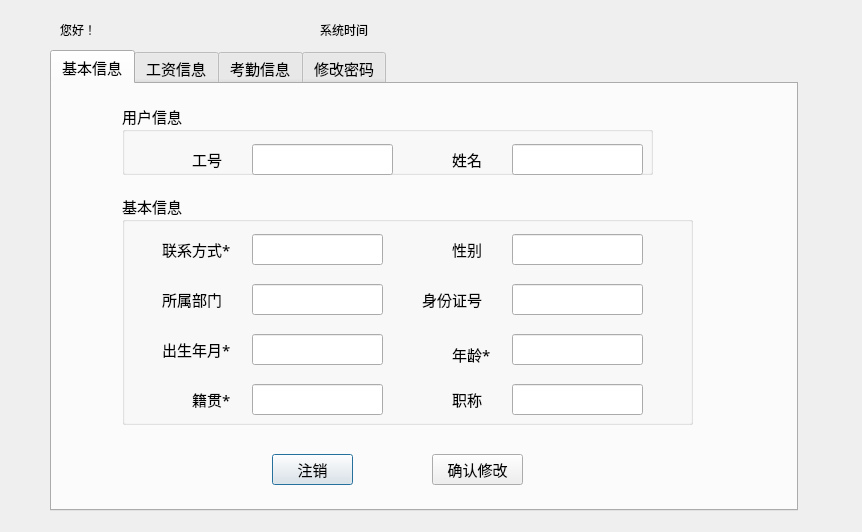
<?xml version="1.0" encoding="UTF-8"?>
<ui version="4.0">
 <class>Dialog</class>
 <widget class="QDialog" name="Dialog">
  <property name="geometry">
   <rect>
    <x>0</x>
    <y>0</y>
    <width>862</width>
    <height>532</height>
   </rect>
  </property>
  <property name="windowTitle">
   <string>Dialog</string>
  </property>
  <widget class="QTabWidget" name="workers_table">
   <property name="geometry">
    <rect>
     <x>50</x>
     <y>50</y>
     <width>748</width>
     <height>461</height>
    </rect>
   </property>
   <property name="font">
    <font>
     <family>Adobe Arabic</family>
     <pointsize>11</pointsize>
    </font>
   </property>
   <property name="currentIndex">
    <number>0</number>
   </property>
   <widget class="QWidget" name="workers_tab_basicinfo">
    <attribute name="title">
     <string>基本信息</string>
    </attribute>
    <widget class="QPushButton" name="workers_table_signoutpushButton">
     <property name="geometry">
      <rect>
       <x>220</x>
       <y>370</y>
       <width>81</width>
       <height>31</height>
      </rect>
     </property>
     <property name="text">
      <string>注销</string>
     </property>
    </widget>
    <widget class="QPushButton" name="workers_table_okpushButton">
     <property name="geometry">
      <rect>
       <x>380</x>
       <y>370</y>
       <width>91</width>
       <height>31</height>
      </rect>
     </property>
     <property name="text">
      <string>确认修改</string>
     </property>
    </widget>
    <widget class="QGroupBox" name="workers_table_usergroupBox">
     <property name="geometry">
      <rect>
       <x>70</x>
       <y>20</y>
       <width>531</width>
       <height>71</height>
      </rect>
     </property>
     <property name="title">
      <string>用户信息</string>
     </property>
     <widget class="QLabel" name="workers_table_idlabel">
      <property name="geometry">
       <rect>
        <x>70</x>
        <y>40</y>
        <width>41</width>
        <height>31</height>
       </rect>
      </property>
      <property name="text">
       <string>工号</string>
      </property>
      <property name="buddy">
       <cstring>workers_table_idlineEdit</cstring>
      </property>
     </widget>
     <widget class="QLineEdit" name="workers_table_idlineEdit">
      <property name="geometry">
       <rect>
        <x>130</x>
        <y>40</y>
        <width>141</width>
        <height>31</height>
       </rect>
      </property>
      <property name="layoutDirection">
       <enum>Qt::RightToLeft</enum>
      </property>
      <property name="text">
       <string/>
      </property>
      <property name="alignment">
       <set>Qt::AlignCenter</set>
      </property>
      <property name="readOnly">
       <bool>true</bool>
      </property>
     </widget>
     <widget class="QLabel" name="workers_table_namelabel">
      <property name="geometry">
       <rect>
        <x>330</x>
        <y>40</y>
        <width>41</width>
        <height>31</height>
       </rect>
      </property>
      <property name="text">
       <string>姓名</string>
      </property>
      <property name="buddy">
       <cstring>workers_table_namelineEdit</cstring>
      </property>
     </widget>
     <widget class="QLineEdit" name="workers_table_namelineEdit">
      <property name="geometry">
       <rect>
        <x>390</x>
        <y>40</y>
        <width>131</width>
        <height>31</height>
       </rect>
      </property>
      <property name="readOnly">
       <bool>true</bool>
      </property>
     </widget>
    </widget>
    <widget class="QGroupBox" name="workers_table_basicgroupBox">
     <property name="geometry">
      <rect>
       <x>70</x>
       <y>110</y>
       <width>571</width>
       <height>231</height>
      </rect>
     </property>
     <property name="title">
      <string>基本信息</string>
     </property>
     <widget class="QLabel" name="workers_table_sexlabel">
      <property name="geometry">
       <rect>
        <x>330</x>
        <y>40</y>
        <width>41</width>
        <height>31</height>
       </rect>
      </property>
      <property name="text">
       <string>性别</string>
      </property>
      <property name="buddy">
       <cstring>workers_table_sexlineEdit</cstring>
      </property>
     </widget>
     <widget class="QLineEdit" name="workers_table_agelineEdit">
      <property name="geometry">
       <rect>
        <x>390</x>
        <y>140</y>
        <width>131</width>
        <height>31</height>
       </rect>
      </property>
     </widget>
     <widget class="QLabel" name="workers_table_personnellabel">
      <property name="geometry">
       <rect>
        <x>40</x>
        <y>90</y>
        <width>71</width>
        <height>31</height>
       </rect>
      </property>
      <property name="text">
       <string>所属部门</string>
      </property>
      <property name="buddy">
       <cstring>workers_table_personnellineEdit</cstring>
      </property>
     </widget>
     <widget class="QLabel" name="workers_table_phonelabel">
      <property name="geometry">
       <rect>
        <x>40</x>
        <y>40</y>
        <width>71</width>
        <height>31</height>
       </rect>
      </property>
      <property name="text">
       <string>联系方式*</string>
      </property>
      <property name="buddy">
       <cstring>workers_table_phonelineEdit</cstring>
      </property>
     </widget>
     <widget class="QLabel" name="workers_table_positionlabel">
      <property name="geometry">
       <rect>
        <x>330</x>
        <y>190</y>
        <width>41</width>
        <height>31</height>
       </rect>
      </property>
      <property name="text">
       <string>职称</string>
      </property>
      <property name="buddy">
       <cstring>workers_table_positionlineEdit</cstring>
      </property>
     </widget>
     <widget class="QLabel" name="workers_table_addresslabel">
      <property name="geometry">
       <rect>
        <x>70</x>
        <y>190</y>
        <width>41</width>
        <height>31</height>
       </rect>
      </property>
      <property name="text">
       <string>籍贯*</string>
      </property>
      <property name="buddy">
       <cstring>workers_table_addresslineEdit</cstring>
      </property>
     </widget>
     <widget class="QLabel" name="workers_table_idcardlabel">
      <property name="geometry">
       <rect>
        <x>300</x>
        <y>90</y>
        <width>61</width>
        <height>31</height>
       </rect>
      </property>
      <property name="text">
       <string>身份证号</string>
      </property>
      <property name="buddy">
       <cstring>workers_table_idcardlineEdit</cstring>
      </property>
     </widget>
     <widget class="QLabel" name="workers_table_birthlabel">
      <property name="geometry">
       <rect>
        <x>40</x>
        <y>140</y>
        <width>71</width>
        <height>31</height>
       </rect>
      </property>
      <property name="text">
       <string>出生年月*</string>
      </property>
      <property name="buddy">
       <cstring>workers_table_birthlineEdit</cstring>
      </property>
     </widget>
     <widget class="QLineEdit" name="workers_table_addresslineEdit">
      <property name="geometry">
       <rect>
        <x>130</x>
        <y>190</y>
        <width>131</width>
        <height>31</height>
       </rect>
      </property>
     </widget>
     <widget class="QLineEdit" name="workers_table_positionlineEdit">
      <property name="geometry">
       <rect>
        <x>390</x>
        <y>190</y>
        <width>131</width>
        <height>31</height>
       </rect>
      </property>
      <property name="readOnly">
       <bool>true</bool>
      </property>
     </widget>
     <widget class="QLineEdit" name="workers_table_personnellineEdit">
      <property name="geometry">
       <rect>
        <x>130</x>
        <y>90</y>
        <width>131</width>
        <height>31</height>
       </rect>
      </property>
      <property name="readOnly">
       <bool>true</bool>
      </property>
     </widget>
     <widget class="QLabel" name="workers_table_agelabel">
      <property name="geometry">
       <rect>
        <x>330</x>
        <y>140</y>
        <width>41</width>
        <height>41</height>
       </rect>
      </property>
      <property name="text">
       <string>年龄*</string>
      </property>
      <property name="buddy">
       <cstring>workers_table_agelineEdit</cstring>
      </property>
     </widget>
     <widget class="QLineEdit" name="workers_table_phonelineEdit">
      <property name="geometry">
       <rect>
        <x>130</x>
        <y>40</y>
        <width>131</width>
        <height>31</height>
       </rect>
      </property>
     </widget>
     <widget class="QLineEdit" name="workers_table_birthlineEdit">
      <property name="geometry">
       <rect>
        <x>130</x>
        <y>140</y>
        <width>131</width>
        <height>31</height>
       </rect>
      </property>
     </widget>
     <widget class="QLineEdit" name="workers_table_idcardlineEdit">
      <property name="geometry">
       <rect>
        <x>390</x>
        <y>90</y>
        <width>131</width>
        <height>31</height>
       </rect>
      </property>
      <property name="readOnly">
       <bool>true</bool>
      </property>
     </widget>
     <widget class="QLineEdit" name="workers_table_sexlineEdit">
      <property name="geometry">
       <rect>
        <x>390</x>
        <y>40</y>
        <width>131</width>
        <height>31</height>
       </rect>
      </property>
      <property name="readOnly">
       <bool>true</bool>
      </property>
     </widget>
    </widget>
   </widget>
   <widget class="QWidget" name="workers_tab_payinfo">
    <attribute name="title">
     <string>工资信息</string>
    </attribute>
    <widget class="QDateEdit" name="workers_table_dateEdit">
     <property name="geometry">
      <rect>
       <x>360</x>
       <y>60</y>
       <width>131</width>
       <height>31</height>
      </rect>
     </property>
     <property name="displayFormat">
      <string>yyyy-M</string>
     </property>
     <property name="calendarPopup">
      <bool>true</bool>
     </property>
    </widget>
    <widget class="QLabel" name="workers_table_datelabel">
     <property name="geometry">
      <rect>
       <x>280</x>
       <y>60</y>
       <width>41</width>
       <height>31</height>
      </rect>
     </property>
     <property name="text">
      <string>日期</string>
     </property>
    </widget>
    <widget class="QLabel" name="workers_table_totalpaylabel">
     <property name="geometry">
      <rect>
       <x>260</x>
       <y>130</y>
       <width>61</width>
       <height>31</height>
      </rect>
     </property>
     <property name="text">
      <string>总工资 </string>
     </property>
    </widget>
    <widget class="QLabel" name="workers_table_taxlabel">
     <property name="geometry">
      <rect>
       <x>280</x>
       <y>200</y>
       <width>54</width>
       <height>31</height>
      </rect>
     </property>
     <property name="text">
      <string>税收</string>
     </property>
    </widget>
    <widget class="QLabel" name="workers_table_incomelabel">
     <property name="geometry">
      <rect>
       <x>260</x>
       <y>270</y>
       <width>61</width>
       <height>31</height>
      </rect>
     </property>
     <property name="text">
      <string>净工资</string>
     </property>
    </widget>
    <widget class="QLineEdit" name="workers_table_totalpaylineEdit">
     <property name="geometry">
      <rect>
       <x>360</x>
       <y>130</y>
       <width>131</width>
       <height>31</height>
      </rect>
     </property>
     <property name="readOnly">
      <bool>true</bool>
     </property>
    </widget>
    <widget class="QLineEdit" name="workers_table_taxlineEdit">
     <property name="geometry">
      <rect>
       <x>360</x>
       <y>200</y>
       <width>131</width>
       <height>31</height>
      </rect>
     </property>
     <property name="readOnly">
      <bool>true</bool>
     </property>
    </widget>
    <widget class="QLineEdit" name="workers_table_incomelineEdit">
     <property name="geometry">
      <rect>
       <x>360</x>
       <y>270</y>
       <width>131</width>
       <height>31</height>
      </rect>
     </property>
     <property name="readOnly">
      <bool>true</bool>
     </property>
    </widget>
    <widget class="QPushButton" name="workers_table_signoutpushButton_2">
     <property name="geometry">
      <rect>
       <x>360</x>
       <y>340</y>
       <width>75</width>
       <height>31</height>
      </rect>
     </property>
     <property name="text">
      <string>注销</string>
     </property>
    </widget>
   </widget>
   <widget class="QWidget" name="workers_tab_attendinfo">
    <attribute name="title">
     <string>考勤信息</string>
    </attribute>
    <widget class="QDateEdit" name="workers_table_dateEdit_2">
     <property name="enabled">
      <bool>true</bool>
     </property>
     <property name="geometry">
      <rect>
       <x>370</x>
       <y>70</y>
       <width>131</width>
       <height>31</height>
      </rect>
     </property>
     <property name="acceptDrops">
      <bool>false</bool>
     </property>
     <property name="layoutDirection">
      <enum>Qt::LeftToRight</enum>
     </property>
     <property name="autoFillBackground">
      <bool>false</bool>
     </property>
     <property name="wrapping">
      <bool>false</bool>
     </property>
     <property name="alignment">
      <set>Qt::AlignCenter</set>
     </property>
     <property name="readOnly">
      <bool>false</bool>
     </property>
     <property name="buttonSymbols">
      <enum>QAbstractSpinBox::UpDownArrows</enum>
     </property>
     <property name="accelerated">
      <bool>false</bool>
     </property>
     <property name="dateTime">
      <datetime>
       <hour>0</hour>
       <minute>0</minute>
       <second>0</second>
       <year>2013</year>
       <month>5</month>
       <day>1</day>
      </datetime>
     </property>
     <property name="date">
      <date>
       <year>2013</year>
       <month>5</month>
       <day>1</day>
      </date>
     </property>
     <property name="currentSection">
      <enum>QDateTimeEdit::YearSection</enum>
     </property>
     <property name="displayFormat">
      <string>yyyy-M</string>
     </property>
     <property name="calendarPopup">
      <bool>true</bool>
     </property>
    </widget>
    <widget class="QLabel" name="workers_table_datelabel_2">
     <property name="geometry">
      <rect>
       <x>280</x>
       <y>70</y>
       <width>54</width>
       <height>31</height>
      </rect>
     </property>
     <property name="text">
      <string>日期</string>
     </property>
    </widget>
    <widget class="QLabel" name="workers_table_latelabel">
     <property name="geometry">
      <rect>
       <x>250</x>
       <y>140</y>
       <width>71</width>
       <height>31</height>
      </rect>
     </property>
     <property name="text">
      <string>迟到次数</string>
     </property>
    </widget>
    <widget class="QLabel" name="workers_table_absentlabel">
     <property name="geometry">
      <rect>
       <x>250</x>
       <y>280</y>
       <width>71</width>
       <height>31</height>
      </rect>
     </property>
     <property name="text">
      <string>缺席次数</string>
     </property>
    </widget>
    <widget class="QLabel" name="workers_table_leavelabel">
     <property name="geometry">
      <rect>
       <x>250</x>
       <y>210</y>
       <width>71</width>
       <height>31</height>
      </rect>
     </property>
     <property name="text">
      <string>请假次数</string>
     </property>
    </widget>
    <widget class="QLineEdit" name="workers_table_latelineEdit">
     <property name="geometry">
      <rect>
       <x>370</x>
       <y>140</y>
       <width>131</width>
       <height>31</height>
      </rect>
     </property>
     <property name="readOnly">
      <bool>true</bool>
     </property>
    </widget>
    <widget class="QLineEdit" name="workers_table_leavelineEdit">
     <property name="geometry">
      <rect>
       <x>370</x>
       <y>210</y>
       <width>131</width>
       <height>31</height>
      </rect>
     </property>
     <property name="readOnly">
      <bool>true</bool>
     </property>
    </widget>
    <widget class="QLineEdit" name="workers_table_absentlineEdit">
     <property name="geometry">
      <rect>
       <x>370</x>
       <y>280</y>
       <width>131</width>
       <height>31</height>
      </rect>
     </property>
     <property name="readOnly">
      <bool>true</bool>
     </property>
    </widget>
    <widget class="QPushButton" name="workers_table_signoutpushButton_3">
     <property name="geometry">
      <rect>
       <x>370</x>
       <y>350</y>
       <width>75</width>
       <height>31</height>
      </rect>
     </property>
     <property name="text">
      <string>注销</string>
     </property>
    </widget>
   </widget>
   <widget class="QWidget" name="workers_tab_chpasswd">
    <attribute name="title">
     <string>修改密码</string>
    </attribute>
    <widget class="QLineEdit" name="workers_table_oldpasswdlineEdit">
     <property name="geometry">
      <rect>
       <x>370</x>
       <y>80</y>
       <width>131</width>
       <height>31</height>
      </rect>
     </property>
    </widget>
    <widget class="QLineEdit" name="workers_table_newpasswdlineEdit">
     <property name="geometry">
      <rect>
       <x>370</x>
       <y>160</y>
       <width>131</width>
       <height>31</height>
      </rect>
     </property>
    </widget>
    <widget class="QLineEdit" name="workers_table_newpasswdlineEdit_2">
     <property name="geometry">
      <rect>
       <x>370</x>
       <y>240</y>
       <width>131</width>
       <height>31</height>
      </rect>
     </property>
    </widget>
    <widget class="QLabel" name="workers_table_oldpasswdlabel">
     <property name="geometry">
      <rect>
       <x>270</x>
       <y>80</y>
       <width>61</width>
       <height>31</height>
      </rect>
     </property>
     <property name="text">
      <string>原密码</string>
     </property>
    </widget>
    <widget class="QLabel" name="workers_table_newpasswdlabel">
     <property name="geometry">
      <rect>
       <x>240</x>
       <y>160</y>
       <width>91</width>
       <height>31</height>
      </rect>
     </property>
     <property name="text">
      <string>输入新密码</string>
     </property>
    </widget>
    <widget class="QLabel" name="workers_table_newpasswdlabel_2">
     <property name="geometry">
      <rect>
       <x>240</x>
       <y>240</y>
       <width>91</width>
       <height>31</height>
      </rect>
     </property>
     <property name="text">
      <string>确认新密码</string>
     </property>
    </widget>
    <widget class="QPushButton" name="workers_table_cancelpushButton">
     <property name="geometry">
      <rect>
       <x>240</x>
       <y>330</y>
       <width>81</width>
       <height>31</height>
      </rect>
     </property>
     <property name="text">
      <string>取消</string>
     </property>
    </widget>
    <widget class="QPushButton" name="workers_table_okpushButton_2">
     <property name="geometry">
      <rect>
       <x>390</x>
       <y>330</y>
       <width>91</width>
       <height>31</height>
      </rect>
     </property>
     <property name="text">
      <string>确认修改</string>
     </property>
     <property name="default">
      <bool>true</bool>
     </property>
    </widget>
   </widget>
  </widget>
  <widget class="QLabel" name="workers_hellolabel">
   <property name="geometry">
    <rect>
     <x>60</x>
     <y>20</y>
     <width>45</width>
     <height>20</height>
    </rect>
   </property>
   <property name="text">
    <string>您好！</string>
   </property>
  </widget>
  <widget class="QLabel" name="workers_datetime">
   <property name="geometry">
    <rect>
     <x>320</x>
     <y>20</y>
     <width>241</width>
     <height>20</height>
    </rect>
   </property>
   <property name="layoutDirection">
    <enum>Qt::RightToLeft</enum>
   </property>
   <property name="autoFillBackground">
    <bool>false</bool>
   </property>
   <property name="text">
    <string>系统时间</string>
   </property>
   <property name="alignment">
    <set>Qt::AlignLeading|Qt::AlignLeft|Qt::AlignVCenter</set>
   </property>
  </widget>
 </widget>
 <tabstops>
  <tabstop>workers_table_idlineEdit</tabstop>
  <tabstop>workers_table_namelineEdit</tabstop>
  <tabstop>workers_table_phonelineEdit</tabstop>
  <tabstop>workers_table_sexlineEdit</tabstop>
  <tabstop>workers_table_personnellineEdit</tabstop>
  <tabstop>workers_table_idcardlineEdit</tabstop>
  <tabstop>workers_table_birthlineEdit</tabstop>
  <tabstop>workers_table_agelineEdit</tabstop>
  <tabstop>workers_table_addresslineEdit</tabstop>
  <tabstop>workers_table_positionlineEdit</tabstop>
  <tabstop>workers_table_signoutpushButton</tabstop>
  <tabstop>workers_table_okpushButton</tabstop>
  <tabstop>workers_table</tabstop>
  <tabstop>workers_table_dateEdit</tabstop>
  <tabstop>workers_table_totalpaylineEdit</tabstop>
  <tabstop>workers_table_taxlineEdit</tabstop>
  <tabstop>workers_table_incomelineEdit</tabstop>
  <tabstop>workers_table_signoutpushButton_2</tabstop>
  <tabstop>workers_table_dateEdit_2</tabstop>
  <tabstop>workers_table_latelineEdit</tabstop>
  <tabstop>workers_table_leavelineEdit</tabstop>
  <tabstop>workers_table_absentlineEdit</tabstop>
  <tabstop>workers_table_signoutpushButton_3</tabstop>
  <tabstop>workers_table_oldpasswdlineEdit</tabstop>
  <tabstop>workers_table_newpasswdlineEdit</tabstop>
  <tabstop>workers_table_newpasswdlineEdit_2</tabstop>
  <tabstop>workers_table_cancelpushButton</tabstop>
  <tabstop>workers_table_okpushButton_2</tabstop>
 </tabstops>
 <resources/>
 <connections/>
</ui>
